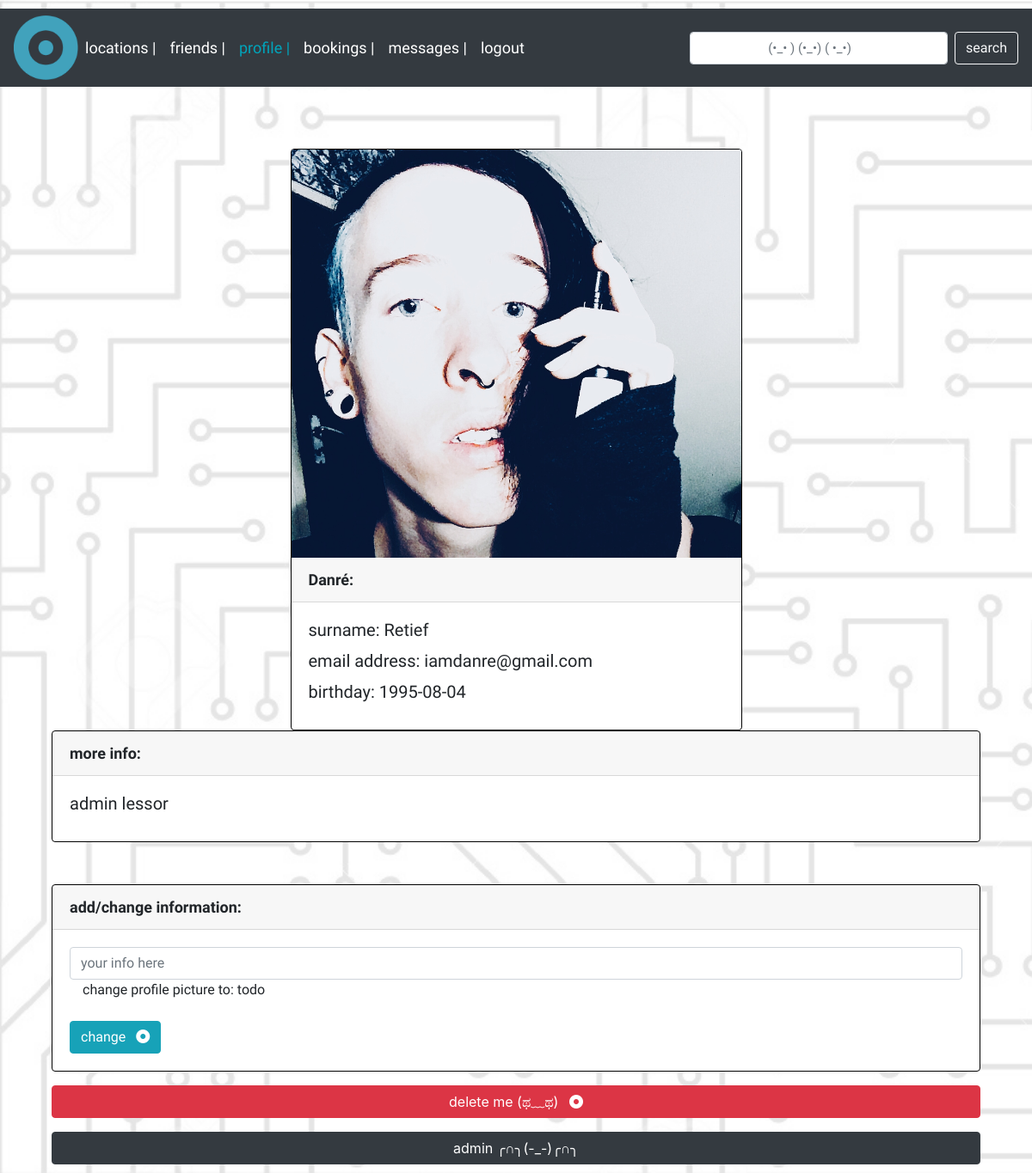
/profile.php (signed in), run on the app's committed database.
### tables this page shows
CREATE TABLE `tbUsers` (
  `user_id` int(11) NOT NULL,
  `name` char(100) NOT NULL,
  `surname` char(100) NOT NULL,
  `password` char(100) NOT NULL,
  `email` char(100) NOT NULL,
  `birthday` date NOT NULL,
  `projects` text,
  `more` varchar(500) DEFAULT NULL,
  `friends` varchar(2000) DEFAULT NULL,
  `newMessage` int(11) NOT NULL DEFAULT '0',
  `cnumber` char(20) NOT NULL,
  `picurl` char(100) NOT NULL
);

### profile.php (the view, shortened to what this page needs)
<?php
	include 'db.php';
	include 'head.php';
?>
<br/>
	<?php
	$email=$_SESSION['username'];
	$query = "SELECT * FROM tbUsers WHERE email = '$email'";
	$res = $mysqli->query($query);
	$user = mysqli_fetch_array($res);
	if($user){
		$name = $user['name'];
		$pic = $user['picurl'];
		$sname = $user['surname'];
		$bd= $user['birthday'];
	echo 	"<div class='container'>
				 <div class='row'>
				 <div class='col-12 col-sm-6 offset-sm-3'>
					<div class='card'>
					<img class='card-img-top' src='img/userPics/$pic' alt='...profile picture here...'>
					<div class='card-header'>
						$name:
					</div>
					<div class='card-body'>
						<h5 class='card-title'>surname: $sname</h5>
						<h5 class='card-title'>email address: $email</h5>
						<h5 class='card-title'>birthday: $bd</h5>
					</div>
					</div>
					</div>
					</div>
						</div>";
$more= $user['more'];
echo 	"<div class='container'>
				<div class='card'>
				<div class='card-header'>
					more info:
				</div>
				<div class='card-body'>
					<h5 class='card-title'>$more</h5>
				</div>
				</div>
					</div>";
	}
	?>
	<div class="container">
		<br/><br/>
		<section id="forms">
			<div class="row">
				<div class="col-12 col-md-6">
				</div>
				<div class="col-12 col-md-12 mt-12 mt-md-12">
					<div class="card">
						<div class="card-header">add/change information:</div>
						<div class="card-body">
							<form action="addinfo.php" method="POST" enctype="multipart/form-data">
								<fieldset>
									<div class="row">
										<div class="col-12 col-lg-12">
											<input type="text" id="info" class="form-control" placeholder="your info here" name="info" required>
										</div>
									</div>
									<div class="col-12 col-lg-12">
										<label for="ppic">change profile picture to:</label>
										todo
									</div>
									<div class="row mt-3">
										<div class="col-12">
											<button type="submit" class="btn btn-info">change <i class="fa fa-dot-circle"></i></button>
										</div>
									</div>
								</fieldset>
							</form>
						</div>
					</div>
				</div>
			</div>
		</section>
	</div>
<?php
echo "
	<div class='container'>
		<form action='deleteMe.php' method='POST' enctype='multipart/form-data'>
			<fieldset>
				<div class='row mt-3'>
					<div class='col-12'>
						<input type='hidden' name='userToDelete' value='$email'>
						<button type='submit' class='btn btn-danger btn-block'>delete me (ಥ﹏ಥ) <i class='fa fa-dot-circle'></i></button>
					</div>
				</div>
			</fieldset>
		</form>
	</div>";
?>
<?php
if ($email=='iamdanre@gmail.com') {
	echo "<div class='container'>
		<form action='admin.php' method='POST' enctype='multipart/form-data'>
			<fieldset>
				<div class='row mt-3'>
					<div class='col-12'>
						<button style='type='submit' class='btn btn-dark btn-block'>admin ╭∩╮(-_-)╭∩╮ <i class='a fa-angle-right'></i></button>
					</div>
				</div>
			</fieldset>
		</form>
	</div>";
}
?>
	</div>
</body>
</html>

### style/style.css (style rules this page uses)
div.card-body { font-family: 'Chilanka', cursive; }
div.card-header { font-family: 'Inconsolata', monospace; font-size: 18px; font-weight: bold; }
i.fa { margin-left: 0.5em; }
@media (min-width: 992px) { i.fa { transition: all 0.5s; } }
body { background-image: url("../img/bg.jpg"); background-repeat: no-repeat; background-size:cover; background-attachment: fixed; padding-top: 10px; padding-bottom: 10px; }
label { font-family: 'Inconsolata', monospace; }
.card { border-color: black; }

### data on the page
tbusers: picurl (picture), name "Danré", surname "Retief", birthday "1995-08-04", more "admin lessor"

### other printed values
$email "iamdanre@gmail.com"
